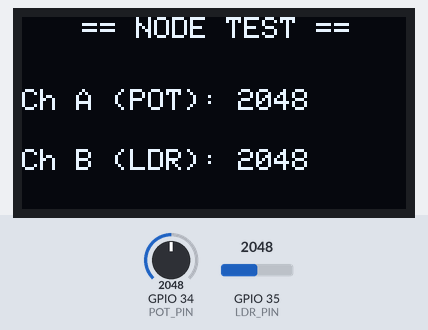
A sketch run on a simulated ESP32. Parts: 128×64 one-colour display. The test bench sets the inputs (shaded band); at power-on: GPIO 34 (POT_PIN) = 2048, GPIO 35 (LDR_PIN) = 2048. What the sketch prints to the serial monitor is not drawn.

Above: at 2.2 s.
2.3 s: GPIO 34 (POT_PIN) set to 2866
At 3.2 s:
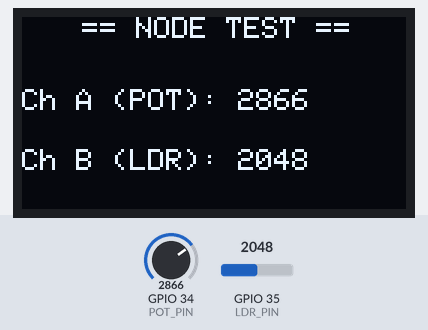
3.9 s: GPIO 35 (LDR_PIN) set to 2866
At 5.3 s:
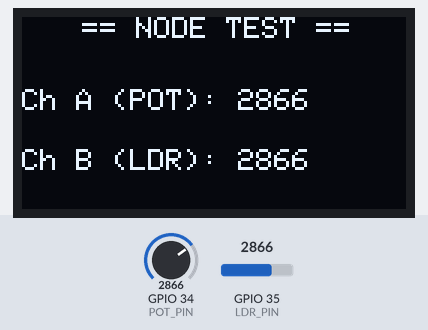
5.6 s: GPIO 34 (POT_PIN) set to 3603
At 6.2 s:
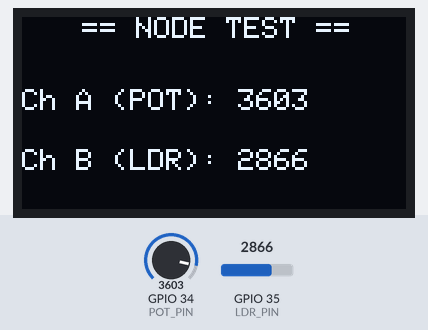
7.2 s: GPIO 35 (LDR_PIN) set to 3603
At 8.3 s:
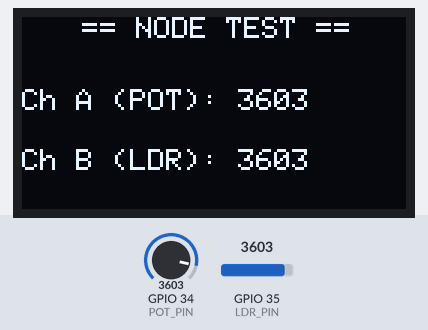
8.9 s: GPIO 34 (POT_PIN) set to 4095
At 10.2 s:
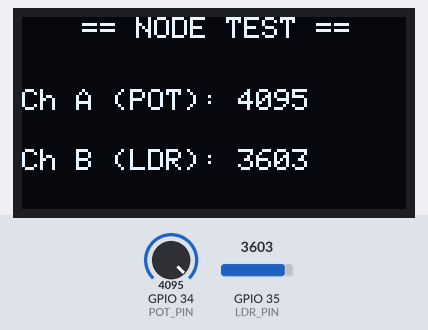
10.5 s: GPIO 35 (LDR_PIN) set to 4095
At 11.3 s:
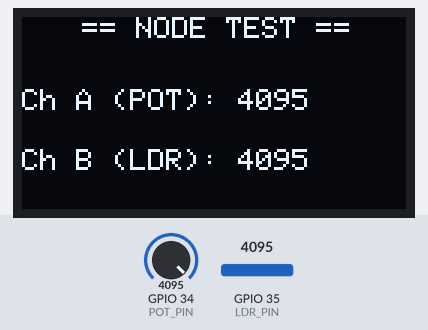
Timing chart, 0 to 13.2 s (numbered marks = the images above; inputs shaded):
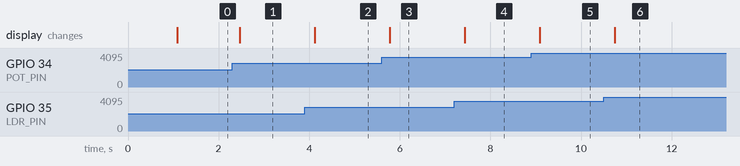

The sketch:

1.3esp32node.ino
```cpp
#include <Wire.h>
#include <Adafruit_GFX.h>
#include <Adafruit_SH110X.h> // Changed library for SH1106 1.3" displays

#define SCREEN_WIDTH 128
#define SCREEN_HEIGHT 64
#define OLED_RESET -1

// 0x78 printed on the PCB translates to 7-bit 0x3C in Arduino
#define SCREEN_ADDRESS 0x3C

// Instantiate for SH1106G driver
Adafruit_SH1106G display(SCREEN_WIDTH, SCREEN_HEIGHT, &Wire, OLED_RESET);

const int POT_PIN = 34; // Channel A
const int LDR_PIN = 35; // Channel B

void setup() {
  Serial.begin(115200);

  // Initialize SH1106 display (Address, enable internal charge pump)
  if (!display.begin(SCREEN_ADDRESS, true)) {
    Serial.println(F("OLED Allocation Failed! Check SDA/SCL wiring or address."));
    for (;;); // Pause program if display fails
  }

  display.clearDisplay();
  display.setTextColor(SH110X_WHITE); // Changed from SSD1306_WHITE
  display.setTextSize(1);
  display.setCursor(15, 25);
  display.println("NODE INITIALIZING");
  display.display();
  delay(1000);
}

void loop() {
  // Read Analog Sensors (0 to 4095)
  int potVal = analogRead(POT_PIN);
  int ldrVal = analogRead(LDR_PIN);

  // 1. Output to Serial Monitor
  Serial.print("POT (GPIO34): ");
  Serial.print(potVal);
  Serial.print("  |  LDR (GPIO35): ");
  Serial.println(ldrVal);

  // 2. Output to OLED Display
  display.clearDisplay();

  // Header
  display.setTextSize(1);
  display.setCursor(20, 0);
  display.println("== NODE TEST ==");

  // Channel A
  display.setCursor(0, 24);
  display.print("Ch A (POT): ");
  display.print(potVal);

  // Channel B
  display.setCursor(0, 44);
  display.print("Ch B (LDR): ");
  display.print(ldrVal);

  display.display();

  delay(250); // Refresh rate
}
```

Measured:
- after the input at 2.3 s, the display: changes after 0.16 s (image 1)
- after the input at 3.9 s, the display: changes after 0.22 s (image 2)
- after the input at 5.6 s, the display: changes after 0.18 s (image 3)
- after the input at 7.2 s, the display: changes after 0.23 s (image 4)
- after the input at 8.9 s, the display: changes after 0.19 s (image 5)
- after the input at 10.5 s, the display: changes after 0.25 s (image 6)
